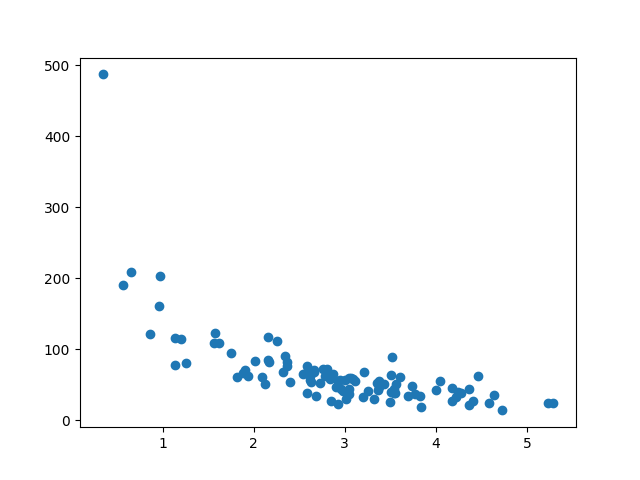

Reproduce this figure in Python.
# 80% for training and 20% for testing
# Data represents 100 customers in a shop and their shopping habit
import numpy
import  matplotlib.pyplot as plt
numpy.random.seed(2) # seeding the random function

x = numpy.random.normal(3, 1, 100) # The x axis represents the number of minutes before making a purchase.
y = numpy.random.normal(150, 40, 100) / x # The y axis represents the amount of money spent on the purchase.

plt.scatter(x, y)

plt.show()
